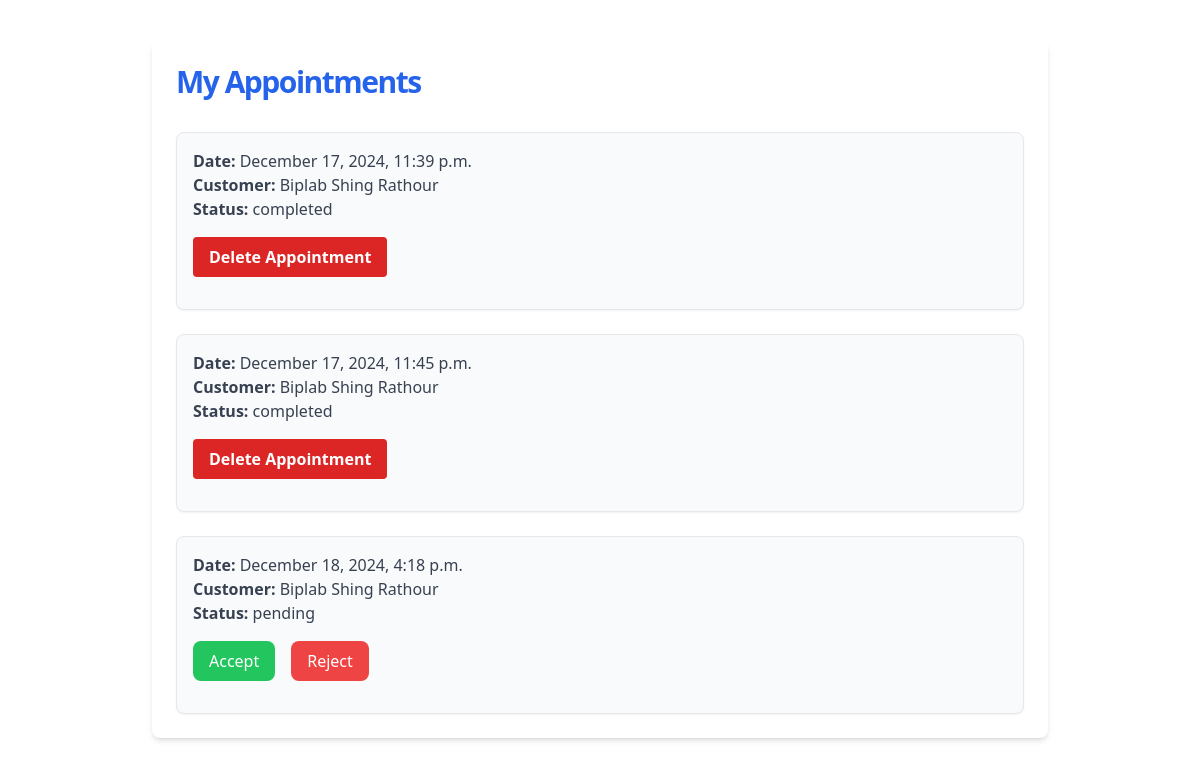
Page /worker/appointments/ (signed in) on the earlier database version.
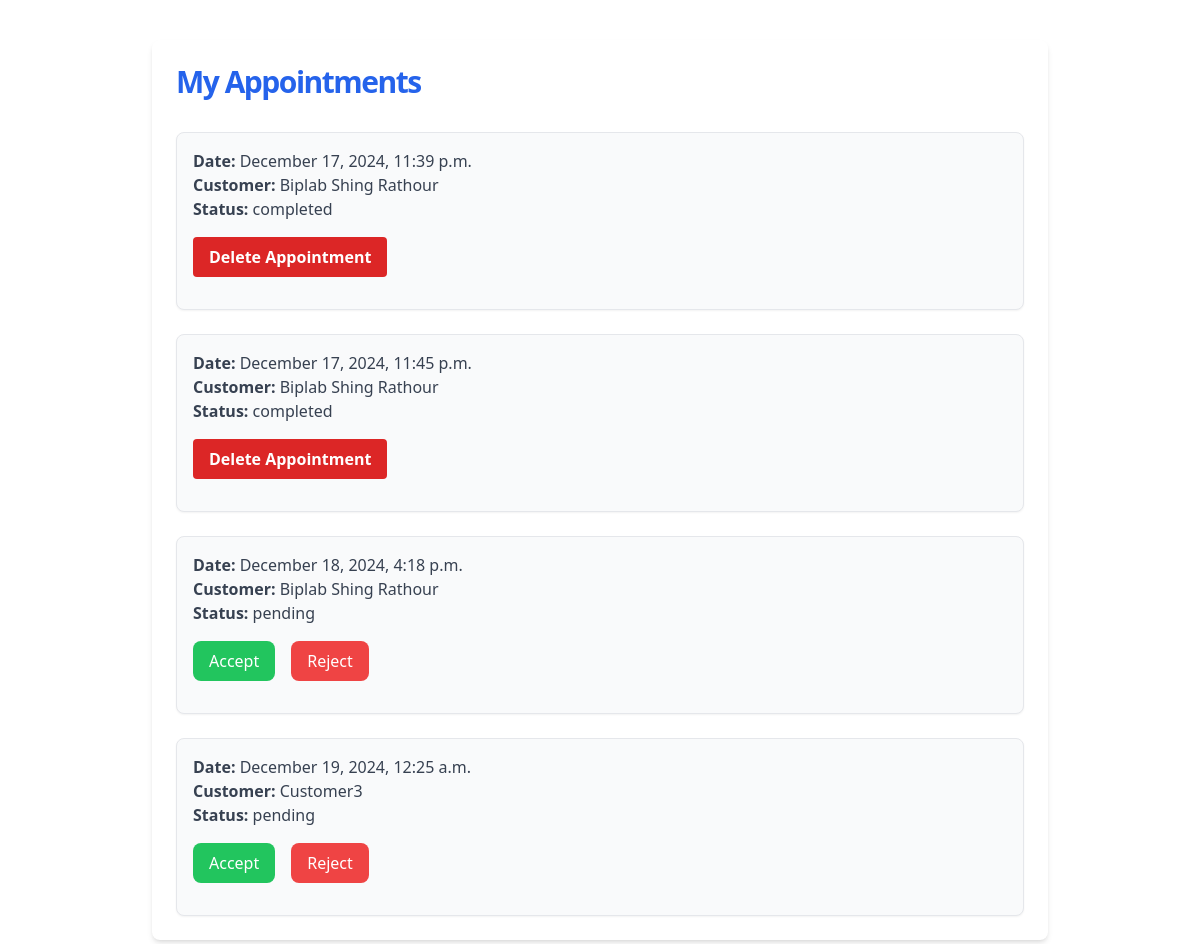
Same page on the later database version.
### jobs/models.py (models this page shows, shortened)
class Appointment(models.Model):
    STATUS_CHOICES = [
        ('pending', 'Pending'),
        ('accepted', 'Accepted'),
        ('rejected', 'Rejected'),
        ('completed', 'Completed'),
    ]
    customer = models.ForeignKey(Customer, on_delete=models.CASCADE, related_name='customer_appointments')
    worker = models.ForeignKey(Worker, on_delete=models.CASCADE, related_name='worker_appointments')
    appointment_date = models.DateTimeField(null=True, blank=True)
    status = models.CharField(max_length=10, choices=STATUS_CHOICES, default='pending')
    reason = models.TextField(blank=True, null=True)

class Customer(models.Model):
    owner=models.OneToOneField(User,on_delete=models.CASCADE)
    name=models.CharField(max_length=50)
    phone_number=models.CharField(max_length=10, unique=True)
    profile_pic=models.ImageField(upload_to="profiles/", blank=True)
    latitude = models.CharField(max_length=20,null=True,blank=True)
    longitude = models.CharField(max_length=20,null=True,blank=True)

### jobs/views.py (the view)
# urls.py: path('worker/appointments/', views.worker_appointments, name='worker_appointments'),
def worker_appointments(request):
    worker = get_object_or_404(Worker, owner=request.user)
    appointments = Appointment.objects.filter(worker=worker)
    return render(request, 'jobs/worker_appointments.html', {'appointments': appointments})

### jobs/templates/jobs/worker_appointments.html (shortened to what this page needs)
<html lang="en">
<head>
    <script src="https://cdn.tailwindcss.com"></script>
</head>
<body>
    <div class="max-w-4xl mx-auto my-10 p-6 bg-white shadow-md rounded-lg">
        <h2 class="text-3xl font-bold tracking-tighter text-blue-600 mb-8 transition duration-500 ease-in-out transform tracking-relaxed lg:pr-8">My Appointments</h2>
        <ul class="space-y-6">
            {% for appointment in appointments %}
                <li class="p-4 border rounded-lg bg-gray-50 shadow-sm hover:bg-gray-100 transition duration-300">
                    <p class="text-gray-700">
                        <span class="font-semibold">Date:</span> {{ appointment.appointment_date|date:"F j, Y, g:i a" }}
                    </p>
                    <p class="text-gray-700">
                        <span class="font-semibold">Customer:</span> {{ appointment.customer.name }}
                    </p>
                    <p class="text-gray-700">
                        <span class="font-semibold">Status:</span> {{ appointment.status }}
                    </p>
                    <div class="mt-4 flex space-x-4">
                        {% if appointment.status == 'pending' %}
                        <form action="{% url 'accept_appointment' appointment.id %}" method="post">
                            <button type="submit" class="px-4 py-2 bg-green-500 text-white rounded-lg hover:bg-green-600 transition duration-300">
                                Accept
                            </button>
                        </form>
                        <form action="{% url 'reject_appointment' appointment.id %}" method="post">
                            <button type="submit" class="px-4 py-2 bg-red-500 text-white rounded-lg hover:bg-red-600 transition duration-300">
                                Reject
                            </button>
                        </form>
                        {% elif appointment.status == 'completed' %}
                        <form action="{% url 'delete_appointment' appointment.id %}" method="post">
                            <button type="submit" class="px-4 py-2 bg-red-600 text-white font-semibold rounded hover:bg-red-700 transition duration-300 ease-in-out">
                                Delete Appointment
                            </button>
                        </form>
                        {% endif %}
                </li>
            {% endfor %}
        </ul>
</body>

Differences in the rows shown:
added Appointment: appointment_date "December 19, 2024, 12:25 a.m.", customer.name "Customer3", status "pending", shows "Accept"
